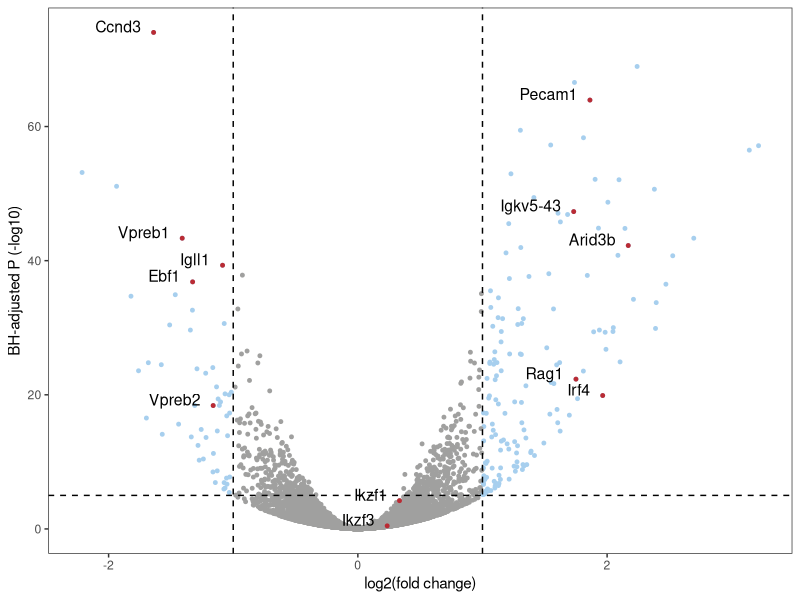
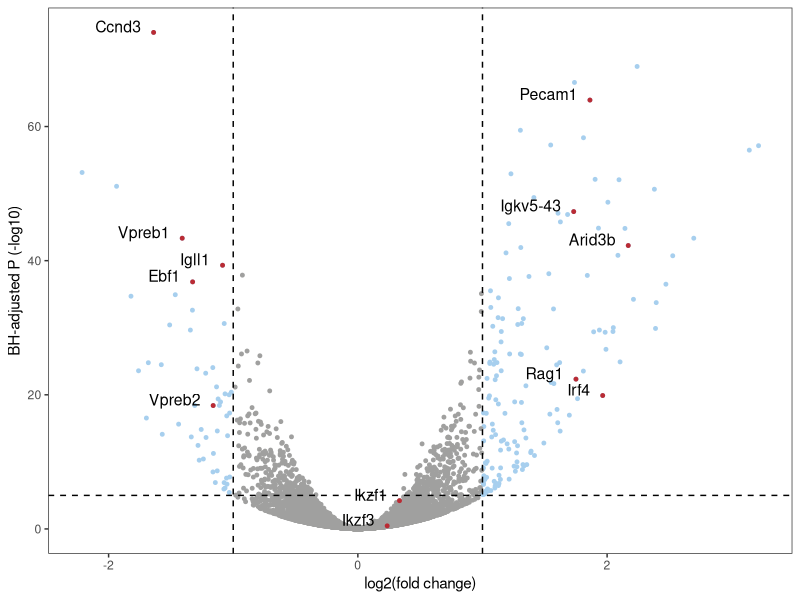

Reproduce these figures in R, in order.
install.packages("ggrepel")
install.packages("svglite")
library(tidyverse)
library(readr)
library(ggrepel)
library(svglite)

volcano <- read_delim("data/volcano.csv", ";", 
    escape_double = FALSE, col_types = cols(log2FoldChange = col_double()), 
    locale = locale(decimal_mark = ",", grouping_mark = "."), 
    trim_ws = TRUE
    )

volcano_top <- volcano %>%
  slice_max(order_by = `adjusted P -log10`, prop = .005) 

volcano_interest <- volcano %>%
  filter(geneSymbol %in% c("Ccnd3", "Igll1", "Vpreb2", "Igkv5-43", "Irf4", "Rag1", "Ebf1", "Vpreb1", "Pecam1", "Arid3b", "Ikzf1", "Ikzf3"))

volcano <- volcano %>%
  mutate(
    relevant = ifelse(
      ((log2FoldChange > 1) | (log2FoldChange < -1)) & (`adjusted P -log10` >= 5), TRUE, FALSE)
  )

volcano %>%
  count(relevant)

## Plot function for the volcano plot
ggplot(mapping = aes(x = log2FoldChange, y = `adjusted P -log10`)) +
  
  # general scatter plot with all the genes
  geom_point(data = volcano, 
             aes(color = relevant), 
             size = 1,
             alpha = 1
             ) +
  
  # highlighting the most important genes
  geom_point(data = volcano_interest, 
             color = "#BA2B34", 
             alpha = 1, size = 1
             ) +
  
  # annotating the highlighted genes
  geom_text(data = volcano_interest, 
            aes(label = geneSymbol, x = log2FoldChange-0.1), 
            size = 4, hjust = 1, vjust = 0
            ) +
  
  # adjusting theme, removing grid, and color legend
  theme_bw() +
  theme(panel.grid.major = element_blank(),
      panel.grid.minor = element_blank()
      ) +
  guides(color = FALSE) +
  
  # adjusting color pallet to fit the final graphic
  scale_color_manual(values = c("#A0A09F", "#A7CFEE")) +
  
  # adding x- and y-titles
  labs(y = "BH-adjusted P (-log10)",
       x = "log2(fold change)"
       ) +

  # adding reference lines for P value and fold change cutoff
  geom_hline(yintercept = 5, linetype = "dashed") +
  geom_vline(xintercept = -1, linetype = "dashed") +
  geom_vline(xintercept = 1, linetype = "dashed")
  
# outputing the file
ggsave("volcano.svg", device = "svg", width = 8, height = 8, units = "cm")
